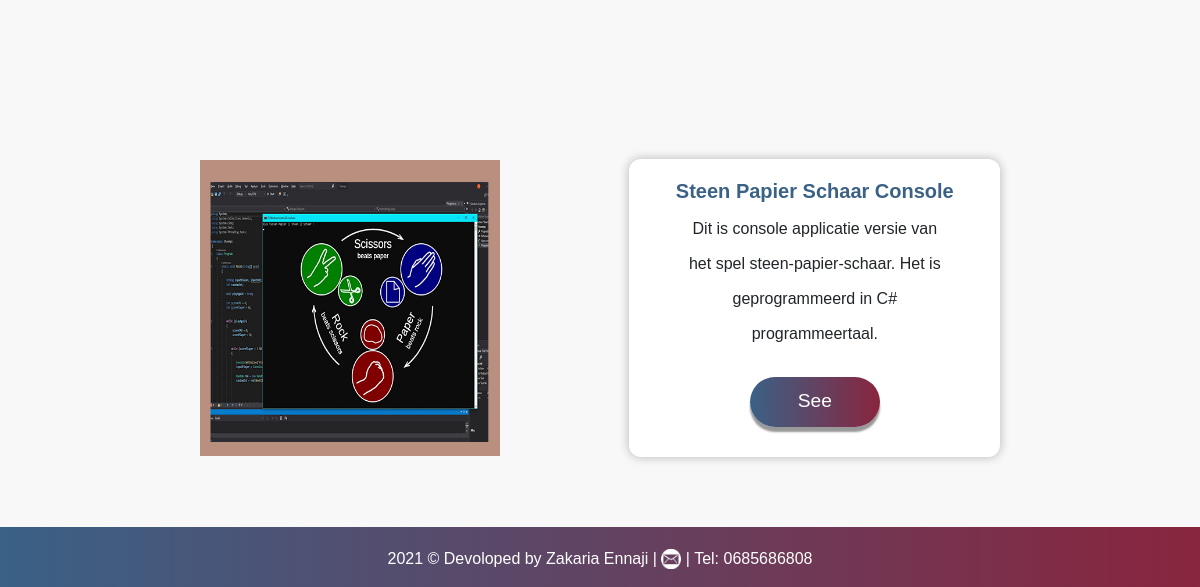
Page /projects (lower part) on the earlier database version.
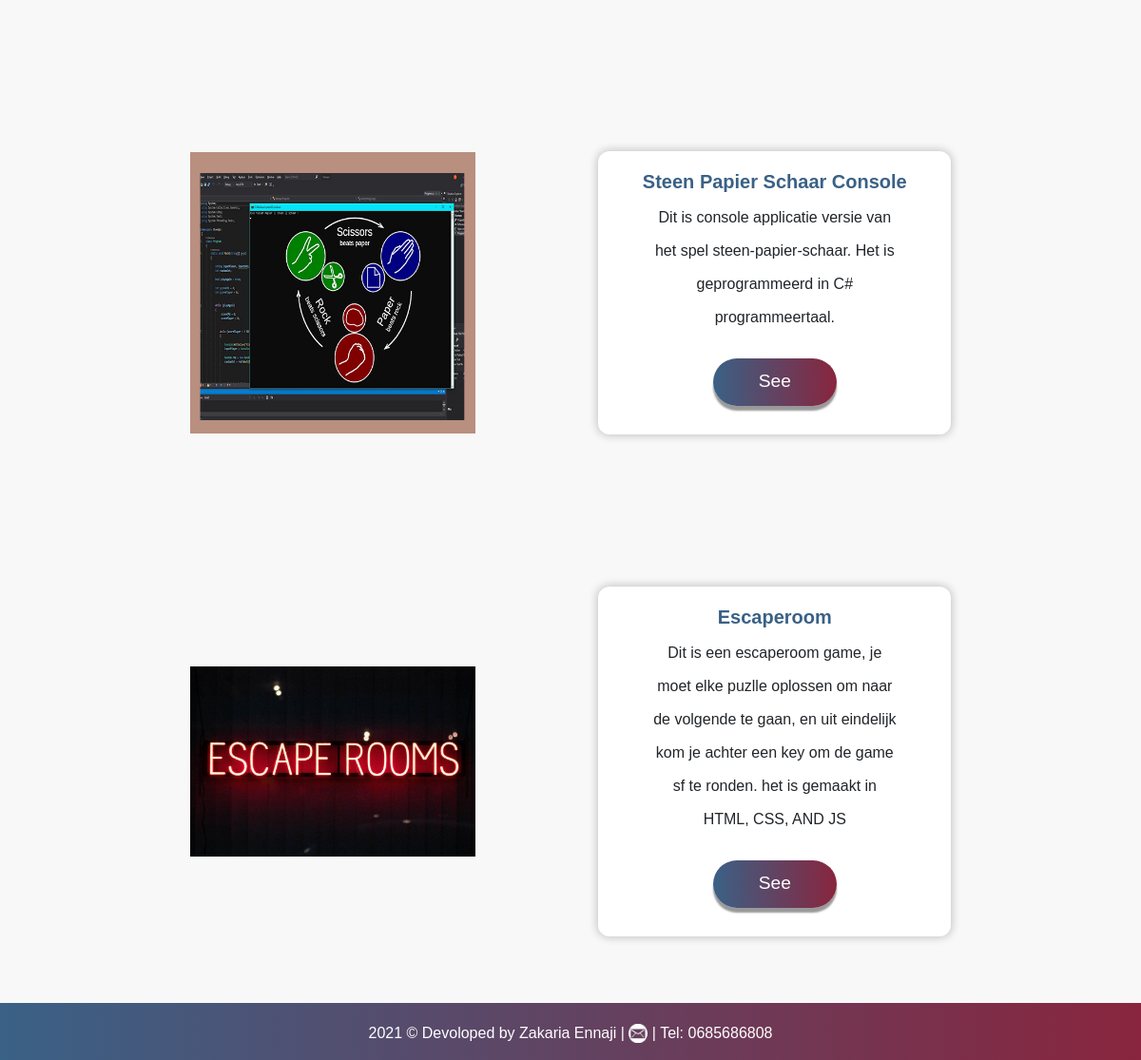
Same page on the later database version.
### tables this page shows
CREATE TABLE `project` (
  `id` int(5) NOT NULL,
  `name` varchar(255) NOT NULL,
  `image` varchar(255) NOT NULL,
  `discription` text NOT NULL,
  `link` varchar(255) NOT NULL,
  `github_link` varchar(255) NOT NULL
);

### Modules/Project.php (called while the page is built, shortened)
<?php
include "Database.php";
function getProject(){
    global $pdo;
    $query = $pdo->prepare("SELECT * FROM project ");
    $query->execute();
    $request = $query->fetchAll(PDO::FETCH_CLASS, 'Project');
    return $request;
}

### Templates/projects.php (the view, shortened to what this page needs)
<!DOCTYPE html>
<html lang="en">
<head>
  <link rel="stylesheet" href="CSS/bootstrap.css">
  <link rel="stylesheet" href="https://cdnjs.cloudflare.com/ajax/libs/font-awesome/4.7.0/css/font-awesome.min.css">
  <link rel="stylesheet" type="text/css" href="CSS/reset.css">
  <link rel="stylesheet" type="text/css" href="CSS/style.css">
</head>
<body class="body-light">
  <?php
    foreach ($project as $data): ?>
   <div class='projects_section'>
   <div class='all_projects'>
   <div class='project'>
   <img src=" <?= $data->image ?> " width='300px'>
   <div class='project_01_presentation'>
   <h3><?= $data->name ?></h3>
   <p><?= $data->discription ?></p>
   <a href=" <?= $data->link ?> "> <input id='btn'  type='button' value='See'> </a>
   </div>
   </div>
   </div>
   </div>
   <?php endforeach; ?>
  <?php include_once "defaults/footer.php";  ?>

### public/index.php (shortened to what this page needs)
<?php
require '../Modules/Project.php';
$request = $_SERVER['REQUEST_URI'];
$params = explode("/", $request);
switch ($params[1]) {
        case 'projects':
            $project = getProject();
            include_once "../Templates/projects.php";
        break;
}

### Templates/defaults/footer.php (shortened to what this page needs)
<div class="footer">
      <p>2021 © Devoloped by Zakaria Ennaji | <a href="mailto:zakaria.inho@gmail.com"> <img src="imgs/em.png" alt="" width="20px"></a> | Tel: 0685686808 </p>
    </div>
</body>
</html>

### public/CSS/style.css (style rules this page uses)
.body-light { background-color: rgb(248, 248, 248); }

### public/CSS/sections/projects_pagina.css (style rules this page uses)
.projects_section { margin-top: 100px; }
.project { display: flex; justify-content: space-evenly; align-items: center; padding: 30px; margin: 40px; height: auto; }
.project_01_presentation { background-color: rgb(255, 255, 255); border-radius: 12px; width: 35%; display: flex; flex-direction: column; align-items: center; justify-content: space-around; padding: 20px; height: auto; box-shadow: 0px 0px 10px 1px rgba(14, 11, 11, 0.233); }
.project_01_presentation h3 { font-size: 20px; color: #3a6186; font-weight: 700; }
.project_01_presentation p { width: 80%; text-align: center; line-height: 35px; }
.project img { width: 300px; }

### public/CSS/sections/footer.css (style rules this page uses)
.footer { background: linear-gradient(to right, #3a6186, #89253e); color: white; text-align: center; height: 60px; padding: 20px; }

Differences in the rows shown:
added project: image (picture), name "Escaperoom", discription "Dit is een escaperoom game, je moet elke puzlle oplossen om naar de volgende te gaan, en uit eindelijk kom je achter een key om de game sf te ronden. het is gemaakt in HTML, CSS, AND JS"
